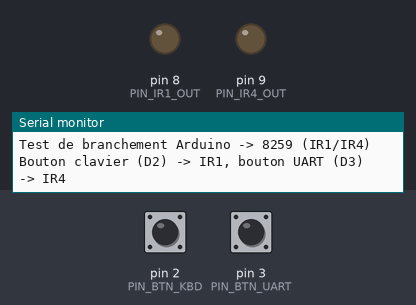
This sketch was run on a simulated Arduino Uno, built with avr-gcc and run on an emulated ATmega328P. Parts: output pins drawn as LEDs (lit = HIGH), the last lines printed to the serial monitor. Dashed ring = blinking. The inputs (shaded band) are chosen by the test bench; at power-on: pin 2 (PIN_BTN_KBD) LOW, pin 3 (PIN_BTN_UART) LOW.

Above: at 1.2 s.
1.3 s: pin 2 (PIN_BTN_KBD) pulled HIGH for 1 s
At 1.51 s:
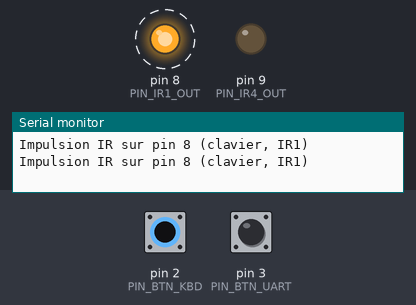
4.3 s: pin 3 (PIN_BTN_UART) pulled HIGH for 3.2 s
At 4.51 s:
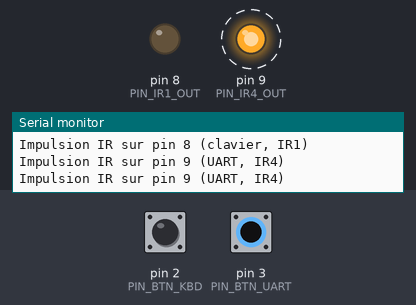
9.0 s: pin 2 (PIN_BTN_KBD) pulled HIGH for 3.2 s
At 13.2 s:
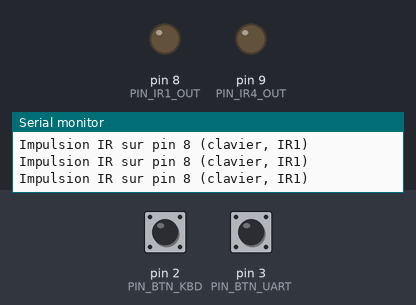
Timing chart, 0 to 14.7 s (numbered marks = the images above; inputs shaded):
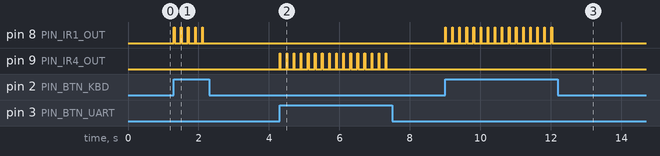

The sketch:

irq_test.ino
```cpp
// ============================================================
// irq_test.ino
// Test de branchement Arduino -> 8259 (IR1 "clavier", IR4 "UART") -
// meme esprit que le bouton-poussoir cable DIRECTEMENT sur IR0 (voir
// Solution-01/Directives.md, Solution-01/solution-01.asm:
// irq0_test_handler/irq1_test_handler/irq4_test_handler).
//
// Objectif: valider que l'Arduino peut reellement declencher une
// interruption materielle sur le 8088 via le 8259, AVANT d'implementer
// le vrai protocole de donnees (port 8255 dedie, pas encore cable) qui
// permettra de transmettre un scan code clavier ou un octet UART.
//
// Cablage attendu (CONFIRME sur le materiel reel - boutons en
// PULL-DOWN externe vers GND: repos = BAS, appui = HAUT sur la broche
// - PAS le pull-up interne de l'Arduino, qui se battrait avec le
// pull-down externe et bloquerait la broche a un niveau errone):
//   PIN_IR1_OUT  -> IR1 du 8259 (test "clavier")
//   PIN_IR4_OUT  -> IR4 du 8259 (test "UART")
//   PIN_BTN_KBD  -> bouton-poussoir avec pull-down externe vers GND
//                   (repos=BAS, appui=HAUT) - declenche une impulsion
//                   sur IR1
//   PIN_BTN_UART -> bouton-poussoir avec pull-down externe vers GND
//                   (repos=BAS, appui=HAUT) - declenche une impulsion
//                   sur IR4
//
// Polarite IRn CONFIRMEE sur le materiel reel: le 8259A (mode
// declenchement par front, voir solution-01.asm/init_8259) reconnait
// bien une transition BAS->HAUT sur IRn comme une requete
// d'interruption - IRn est donc normalement BAS au repos (IDLE_LEVEL)
// et pulse BRIEVEMENT HAUT (PULSE_LEVEL) pour declencher.
//
// PAS d'anti-rebond cote 8088 volontairement (voir irqN_test_handler)
// - plusieurs interruptions par impulsion restent attendues/normales.
// L'anti-rebond logiciel ci-dessous (DEBOUNCE_MS) est seulement pour
// eviter qu'un appui prolonge du bouton ne declenche des dizaines
// d'impulsions Arduino inutiles - il n'empeche PAS les rebonds
// electriques bruts de la ligne IRn elle-meme.
// ============================================================

const uint8_t PIN_IR1_OUT  = 8;   // vers IR1 du 8259 (test clavier)
const uint8_t PIN_IR4_OUT  = 9;   // vers IR4 du 8259 (test UART)
const uint8_t PIN_BTN_KBD  = 2;   // bouton "clavier" (pull-down externe, repos=BAS)
const uint8_t PIN_BTN_UART = 3;   // bouton "UART" (pull-down externe, repos=BAS)

const uint8_t IDLE_LEVEL   = LOW;
const uint8_t PULSE_LEVEL  = HIGH;

const unsigned long PULSE_MS    = 20;   // duree de l'impulsion IRn
const unsigned long DEBOUNCE_MS = 200;  // anti-rebond logiciel (voir note ci-dessus)

unsigned long lastKbdMs  = 0;
unsigned long lastUartMs = 0;

void pulse(uint8_t pin, const char *label) {
  digitalWrite(pin, PULSE_LEVEL);
  Serial.print(F("Impulsion IR sur pin "));
  Serial.print(pin);
  Serial.print(F(" ("));
  Serial.print(label);
  Serial.println(F(")"));
  delay(PULSE_MS);
  digitalWrite(pin, IDLE_LEVEL);
}

void setup() {
  pinMode(PIN_IR1_OUT, OUTPUT);
  pinMode(PIN_IR4_OUT, OUTPUT);
  digitalWrite(PIN_IR1_OUT, IDLE_LEVEL);
  digitalWrite(PIN_IR4_OUT, IDLE_LEVEL);

  // INPUT (pas INPUT_PULLUP): le pull-down est deja externe (voir
  // en-tete) - activer AUSSI le pull-up interne se battrait avec lui
  // et bloquerait la broche a un niveau indetermine/errone.
  pinMode(PIN_BTN_KBD, INPUT);
  pinMode(PIN_BTN_UART, INPUT);

  Serial.begin(9600);
  Serial.println(F("Test de branchement Arduino -> 8259 (IR1/IR4)"));
  Serial.println(F("Bouton clavier (D2) -> IR1, bouton UART (D3) -> IR4"));
}

void loop() {
  unsigned long now = millis();

  // Pull-down externe: repos=BAS, appui=HAUT (voir en-tete) - donc
  // "== HIGH" detecte l'appui, pas "== LOW".
  if (digitalRead(PIN_BTN_KBD) == HIGH && (now - lastKbdMs) > DEBOUNCE_MS) {
    lastKbdMs = now;
    pulse(PIN_IR1_OUT, "clavier, IR1");
  }

  if (digitalRead(PIN_BTN_UART) == HIGH && (now - lastUartMs) > DEBOUNCE_MS) {
    lastUartMs = now;
    pulse(PIN_IR4_OUT, "UART, IR4");
  }
}
```

Measured:
- after the input at 1.3 s, pin 8 (PIN_IR1_OUT): alternates HIGH for 0.02 s and LOW for 0.18 s, 10 changes in all, then stays LOW, starting at once
- after the input at 4.3 s, pin 9 (PIN_IR4_OUT): alternates HIGH for 0.02 s and LOW for 0.18 s, 32 changes in all, then stays LOW, starting at once
- after the input at 9.0 s, pin 8 (PIN_IR1_OUT): alternates HIGH for 0.02 s and LOW for 0.18 s, 32 changes in all, then stays LOW, starting at once
